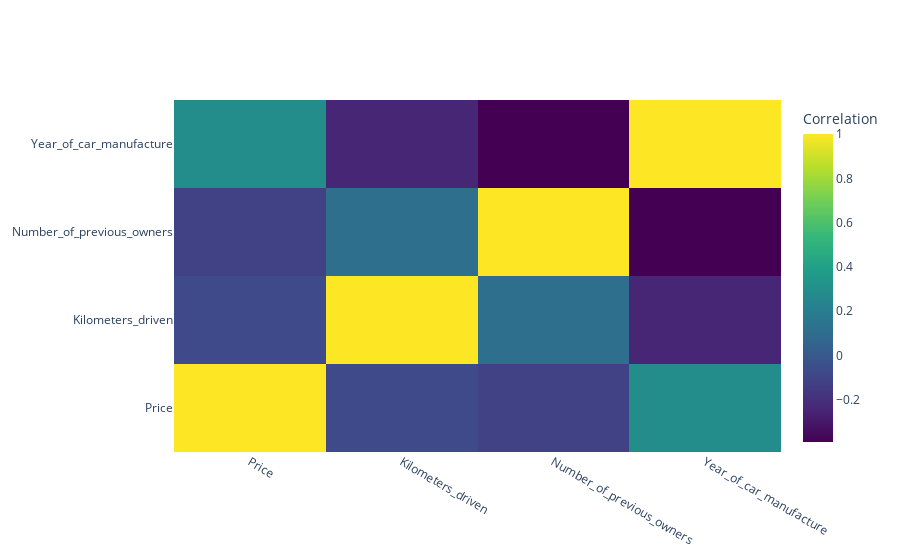

The code cell stored with this chart in its notebook:
### Code cell
# Heat map for numerical features 
numerical_features = ['Price', 'Kilometers_driven', 'Number_of_previous_owners', 'Year_of_car_manufacture']

# correlation
correlation_matrix = df_1[numerical_features].corr()

# Create the heatmap
fig = go.Figure(data=go.Heatmap(
    z=correlation_matrix.values,
    x=correlation_matrix.columns,
    y=correlation_matrix.index,
    colorscale='Viridis',
    colorbar=dict(title='Correlation'),
))

fig.show()

### Figure 1 — Plotly figure (JSON) as saved in the notebook; plotly's stock layout.template omitted (floating-point values rounded to 4 significant figures)
{"data": [{"colorbar": {"title": {"text": "Correlation"}}, "colorscale": [[0, "#440154"], [0.1111, "#482878"], [0.2222, "#3e4989"], [0.3333, "#31688e"], [0.4444, "#26828e"], [0.5556, "#1f9e89"], [0.6667, "#35b779"], [0.7778, "#6ece58"], [0.8889, "#b5de2b"], [1, "#fde725"]], "type": "heatmap", "x": ["Price", "Kilometers_driven", "Number_of_previous_owners", "Year_of_car_manufacture"], "y": ["Price", "Kilometers_driven", "Number_of_previous_owners", "Year_of_car_manufacture"], "z": [[1, -0.07585, -0.1147, 0.2865], [-0.07585, 1, 0.1154, -0.245], [-0.1147, 0.1154, 1, -0.39], [0.2865, -0.245, -0.39, 1]]}], "layout": {}}
